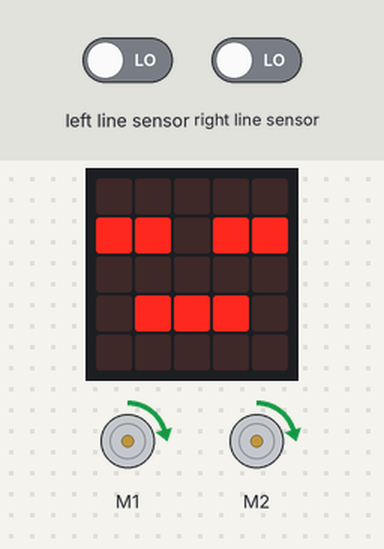
A program run on a simulated BBC micro:bit (MakeCode). Shown: the board's 5×5 LED display, 2 × DC motor (green arrow = forward, orange = backward, longer = faster). The test bench sets the inputs (shaded band); at power-on: left line sensor LOW, right line sensor LOW.

Above: at 1.8 s.
1.9 s: left line sensor driven HIGH
3.4 s: left line sensor driven LOW
4.9 s: right line sensor driven HIGH
6.4 s: right line sensor driven LOW
Timing chart, 0 to 8.9 s (numbered marks = the images above; inputs shaded):
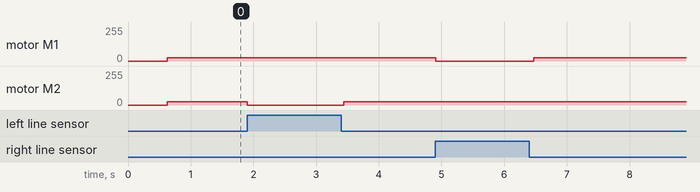

Measured:
- after the input at 1.9 s, motor M2: forward 25/255 → stopped at once
- after the input at 3.4 s, motor M2: stopped → forward 25/255 at once
- after the input at 4.9 s, motor M1: forward 25/255 → stopped at once
- after the input at 6.4 s, motor M1: stopped → forward 25/255 after 0.07 s

The program:

main.ts
```typescript
basic.showIcon(IconNames.Asleep)
basic.forever(function () {
    if (maqueen.readPatrol(maqueen.Patrol.PatrolLeft) == 0 && maqueen.readPatrol(maqueen.Patrol.PatrolRight) == 0) {
        maqueen.motorRun(maqueen.Motors.M1, maqueen.Dir.CW, 25)
        maqueen.motorRun(maqueen.Motors.M2, maqueen.Dir.CW, 25)
    }
    if (maqueen.readPatrol(maqueen.Patrol.PatrolLeft) == 0 && maqueen.readPatrol(maqueen.Patrol.PatrolRight) == 1) {
        maqueen.motorRun(maqueen.Motors.M1, maqueen.Dir.CW, 0)
        maqueen.motorRun(maqueen.Motors.M2, maqueen.Dir.CW, 25)
        basic.pause(500)
        if (maqueen.readPatrol(maqueen.Patrol.PatrolLeft) == 1 && maqueen.readPatrol(maqueen.Patrol.PatrolRight) == 1) {
            maqueen.motorRun(maqueen.Motors.M1, maqueen.Dir.CW, 0)
            maqueen.motorRun(maqueen.Motors.M2, maqueen.Dir.CW, 25)
            basic.pause(200)
        }
    }
    if (maqueen.readPatrol(maqueen.Patrol.PatrolLeft) == 1 && maqueen.readPatrol(maqueen.Patrol.PatrolRight) == 0) {
        maqueen.motorRun(maqueen.Motors.M1, maqueen.Dir.CW, 25)
        maqueen.motorRun(maqueen.Motors.M2, maqueen.Dir.CW, 0)
        basic.pause(200)
    }
    if (maqueen.readPatrol(maqueen.Patrol.PatrolLeft) == 1 && maqueen.readPatrol(maqueen.Patrol.PatrolRight) == 1) {
        maqueen.motorRun(maqueen.Motors.M1, maqueen.Dir.CW, 25)
        maqueen.motorRun(maqueen.Motors.M2, maqueen.Dir.CW, 0)
        basic.pause(200)
    }
})
```

test.ts
```typescript
// aquí va el archivo "tests"; esto no se compilará cuando este paquete se utilice como una extensión.
```
